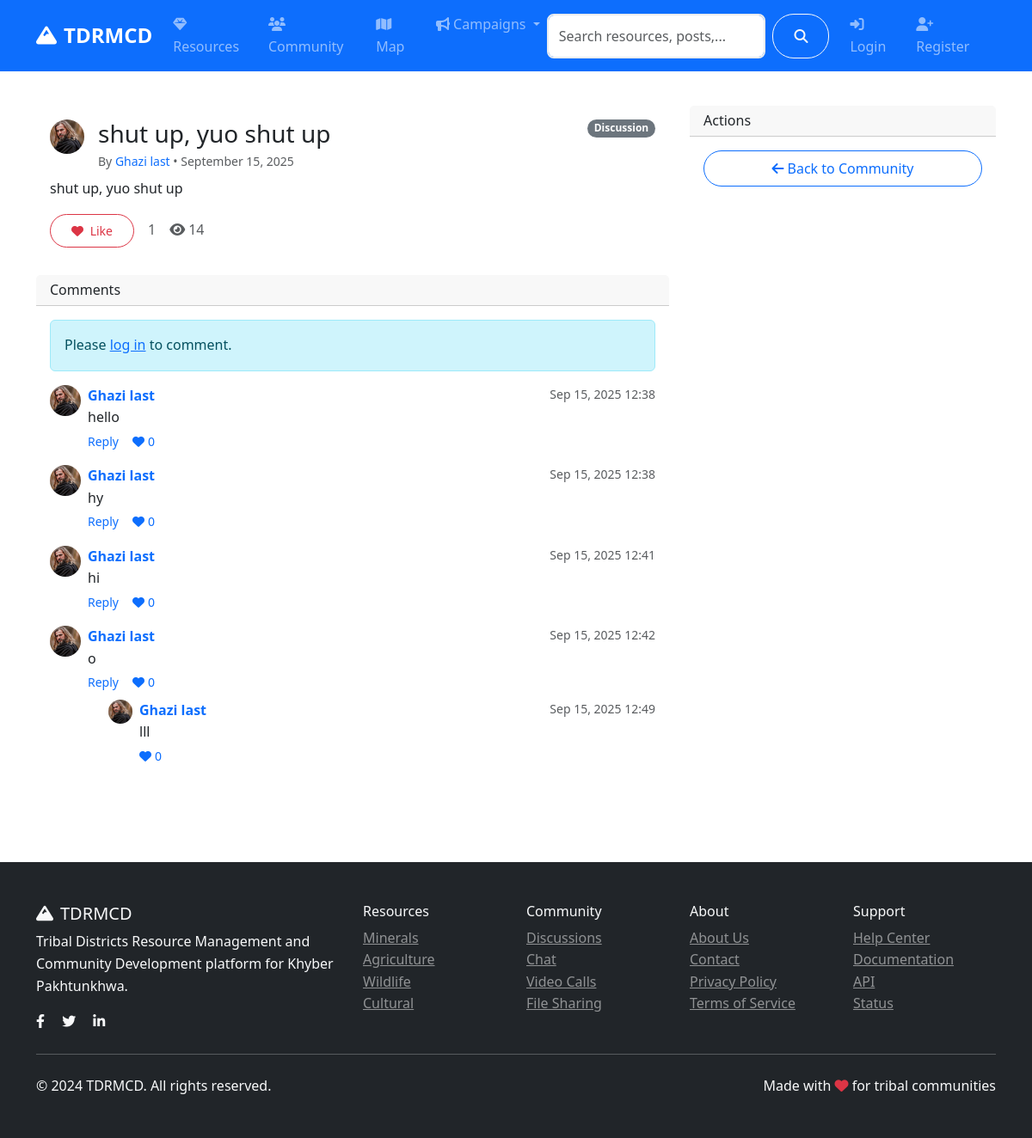
Page /community/post/8 on the earlier database version.
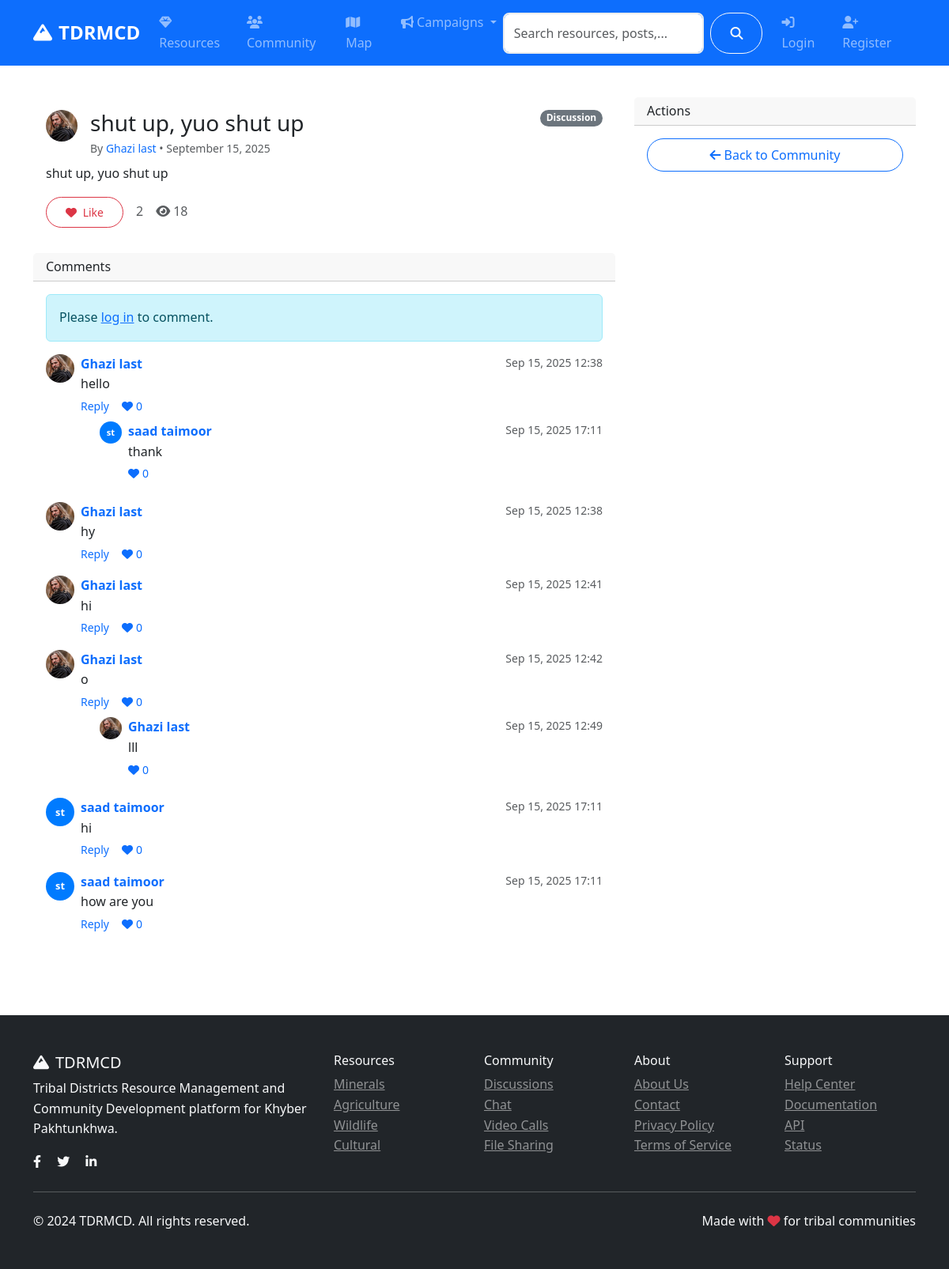
Same page on the later database version.
### models.py (models this page shows, shortened)
class User(UserMixin, db.Model):
    id = db.Column(db.Integer, primary_key=True)
    username = db.Column(db.String(80), unique=True, nullable=False)
    email = db.Column(db.String(120), unique=True, nullable=False)
    password_hash = db.Column(db.String(120), nullable=False)
    first_name = db.Column(db.String(50), nullable=False)
    last_name = db.Column(db.String(50), nullable=False)
    role = db.Column(db.String(20), default='user')  # user, admin, researcher
    location = db.Column(db.String(100))
    bio = db.Column(db.Text)
    avatar = db.Column(db.String(200), default='default.jpg')
    is_active = db.Column(db.Boolean, default=True)
    created_at = db.Column(db.DateTime, default=datetime.utcnow)
    last_seen = db.Column(db.DateTime, default=datetime.utcnow)
    resources = db.relationship('Resource', backref='author', lazy='dynamic')
    posts = db.relationship('CommunityPost', backref='author', lazy='dynamic')
    chat_messages = db.relationship('ChatMessage', backref='sender', lazy='dynamic')
    file_submissions = db.relationship(
        'FileSubmission',
        foreign_keys='FileSubmission.submitter_id',
        backref='submitter',
        lazy='dynamic'
    )
    reviewed_submissions = db.relationship(
        'FileSubmission',
        foreign_keys='FileSubmission.reviewed_by',
        backref='reviewer_user',
        lazy='dynamic'
    )
    notifications = db.relationship('Notification', backref='user', lazy='dynamic')
    def get_full_name(self):
        return f"{self.first_name} {self.last_name}"

class CommunityPost(db.Model):
    id = db.Column(db.Integer, primary_key=True)
    title = db.Column(db.String(200), nullable=False)
    content = db.Column(db.Text, nullable=False)
    category = db.Column(db.String(50), nullable=False)  # discussion, question, announcement
    tags = db.Column(db.String(200))
    image_url = db.Column(db.String(200))
    likes = db.Column(db.Integer, default=0)
    views = db.Column(db.Integer, default=0)
    author_id = db.Column(db.Integer, db.ForeignKey('user.id'), nullable=False)
    created_at = db.Column(db.DateTime, default=datetime.utcnow)
    updated_at = db.Column(db.DateTime, default=datetime.utcnow, onupdate=datetime.utcnow)
    comments = db.relationship('Comment', backref='post', lazy='dynamic', cascade='all, delete-orphan')
    likes_relation = db.relationship('PostLike', backref='post', lazy='dynamic', cascade='all, delete-orphan')

class Comment(db.Model):
    id = db.Column(db.Integer, primary_key=True)
    content = db.Column(db.Text, nullable=False)
    author_id = db.Column(db.Integer, db.ForeignKey('user.id'), nullable=False)
    post_id = db.Column(db.Integer, db.ForeignKey('community_post.id'), nullable=False)
    parent_id = db.Column(db.Integer, db.ForeignKey('comment.id'))  # For nested comments
    created_at = db.Column(db.DateTime, default=datetime.utcnow)
    author = db.relationship('User', backref='comments')
    replies = db.relationship('Comment', backref=db.backref('parent', remote_side=[id]))

### routes/community.py (the view)
@community_bp.route('/post/<int:id>')
def post_detail(id):
    post = CommunityPost.query.get_or_404(id)
    post.views += 1
    db.session.commit()
    comments = Comment.query.filter_by(post_id=id, parent_id=None).order_by(Comment.created_at.asc()).all()
    comment_form = CommentForm()
    liked_by_me = False
    if current_user.is_authenticated:
        liked_by_me = PostLike.query.filter_by(user_id=current_user.id, post_id=post.id).first() is not None
    return render_template('community/post_detail.html',
                         post=post,
                         comments=comments,
                         comment_form=comment_form,
                         liked_by_me=liked_by_me)

### templates/community/post_detail.html (shortened to what this page needs)
{% extends "base.html" %}
{% block content %}
<div class="container py-4">
    <div class="row">
        <div class="col-lg-8">
            <div class="card mb-3">
                <div class="card-body">
                    <div class="d-flex justify-content-between align-items-start">
                        <div class="d-flex align-items-start">
                            <div class="me-3">
                                {% if post.author.avatar and post.author.avatar != 'default.jpg' %}
                                <img src="{{ url_for('serve_uploaded_file', subdir='avatars', filename=post.author.avatar) }}" alt="Avatar" class="rounded-circle" style="width:40px;height:40px;object-fit:cover;">
                                {% else %}
                                <div class="avatar" style="width:40px;height:40px;font-size:.9rem;">{{ post.author.first_name[0] }}{{ post.author.last_name[0] }}</div>
                                {% endif %}
                            </div>
                            <div>
                                <h3 class="mb-1">{{ post.title }}</h3>
                                <div class="text-muted small">By <a class="text-decoration-none" href="{{ url_for('auth.public_profile', username=post.author.username) }}">{{ post.author.get_full_name() }}</a> • {{ post.created_at.strftime('%B %d, %Y') }}</div>
                            </div>
                        </div>
                        <span class="badge bg-secondary">{{ post.category.title() }}</span>
                    </div>
                    <p class="mt-2">{{ post.content }}</p>
                    <div class="mt-3 d-flex gap-3 align-items-center">
                        <button id="like-btn" class="btn btn-sm {{ 'btn-danger' if liked_by_me else 'btn-outline-danger' }}">
                            <i class="fas fa-heart me-1"></i>
                            <span id="like-text">{{ 'Liked' if liked_by_me else 'Like' }}</span>
                        </button>
                        <span id="like-count" class="text-muted">{{ post.likes }}</span>
                        <span class="text-muted"><i class="fas fa-eye me-1"></i>{{ post.views }}</span>
                    </div>
                </div>
            </div>
            <div class="card">
                <div class="card-header">
                    <h6 class="mb-0">Comments</h6>
                </div>
                <div class="card-body">
                    {% if current_user.is_authenticated %}
                    <form class="mb-3" method="post" action="{{ url_for('community.add_comment', id=post.id) }}">
                        {{ comment_form.hidden_tag() }}
                        {{ comment_form.parent_id() }}
                        <div class="mb-2">
                            {{ comment_form.content(class="form-control", rows="3", placeholder="Write a comment...") }}
                            {% if comment_form.content.errors %}
                                <div class="text-danger small mt-1">{% for e in comment_form.content.errors %}<div>{{ e }}</div>{% endfor %}</div>
                            {% endif %}
                        </div>
                        <button class="btn btn-primary" type="submit"><i class="fas fa-paper-plane me-1"></i>Post Comment</button>
                    </form>
                    {% else %}
                    <div class="alert alert-info">Please <a href="{{ url_for('auth.login') }}">log in</a> to comment.</div>
                    {% endif %}
                    {% if comments %}
                        {% for c in comments %}
                        <div class="mb-3">
                            <div class="d-flex">
                                <div class="me-2">
                                    {% if c.author.avatar and c.author.avatar != 'default.jpg' %}
                                    <img src="{{ url_for('serve_uploaded_file', subdir='avatars', filename=c.author.avatar) }}" alt="Avatar" class="rounded-circle" style="width:36px;height:36px;object-fit:cover;">
                                    {% else %}
                                    <div class="avatar" style="width:36px;height:36px;font-size:.8rem;">{{ c.author.first_name[0] }}{{ c.author.last_name[0] }}</div>
                                    {% endif %}
                                </div>
                                <div class="flex-grow-1">
                                    <div class="d-flex justify-content-between">
                                        <strong><a class="text-decoration-none" href="{{ url_for('auth.public_profile', username=c.author.username) }}">{{ c.author.get_full_name() }}</a></strong>
                                        <small class="text-muted">{{ c.created_at.strftime('%b %d, %Y %H:%M') }}</small>
                                    </div>
                                    <div>{{ c.content }}</div>
                                    <div class="mt-1 d-flex gap-3 align-items-center small text-muted">
                                        <a href="#" class="text-decoration-none" onclick="toggleReply({{ c.id }});return false;">Reply</a>
                                        <a href="#" class="text-decoration-none" onclick="toggleCommentLike({{ c.id }});return false;">
                                            <i class="fas fa-heart me-1"></i><span id="comment-like-count-{{ c.id }}">0</span>
                                        </a>
                                    </div>
                                    {% if c.replies %}
                                    <div class="mt-2 ms-4">
                                        {% for r in c.replies %}
                                        <div class="mb-2 d-flex">
                                            <div class="me-2">
                                                {% if r.author.avatar and r.author.avatar != 'default.jpg' %}
                                                <img src="{{ url_for('serve_uploaded_file', subdir='avatars', filename=r.author.avatar) }}" alt="Avatar" class="rounded-circle" style="width:28px;height:28px;object-fit:cover;">
                                                {% else %}
                                                <div class="avatar" style="width:28px;height:28px;font-size:.7rem;">{{ r.author.first_name[0] }}{{ r.author.last_name[0] }}</div>
                                                {% endif %}
                                            </div>
                                            <div class="flex-grow-1">
                                                <div class="d-flex justify-content-between">
                                                    <strong><a class="text-decoration-none" href="{{ url_for('auth.public_profile', username=r.author.username) }}">{{ r.author.get_full_name() }}</a></strong>
                                                    <small class="text-muted">{{ r.created_at.strftime('%b %d, %Y %H:%M') }}</small>
                                                </div>
                                                <div>{{ r.content }}</div>
                                                <div class="mt-1 d-flex gap-3 align-items-center small text-muted">
                                                    <a href="#" class="text-decoration-none" onclick="toggleCommentLike({{ r.id }});return false;">
                                                        <i class="fas fa-heart me-1"></i><span id="comment-like-count-{{ r.id }}">0</span>
                                                    </a>
                                                </div>
                                            </div>
                                        </div>
                                        {% endfor %}
                                    </div>
                                    {% endif %}
                                </div>
                            </div>
                        </div>
                        {% endfor %}
                    {% else %}
                    <div class="text-muted">No comments yet.</div>
                    {% endif %}
                </div>
            </div>
        </div>
        <div class="col-lg-4">
            <div class="card">
                <div class="card-header">
                    <h6 class="mb-0">Actions</h6>
                </div>
                <div class="card-body d-grid gap-2">
                    <a class="btn btn-outline-primary" href="{{ url_for('community.index') }}"><i class="fas fa-arrow-left me-1"></i>Back to Community</a>
                </div>
            </div>
        </div>
    </div>
</div>
{% endblock %}

Differences in the rows shown:
changed CommunityPost "shut up, yuo shut up": likes "1" → "2"; views "14" → "18"
added Comment: author "s", author "t", author.get_full_name "saad taimoor", created_at "Sep 15, 2025 17:11", content "thank", shown under "Ghazi last"
added Comment: author "s", author "t", author.get_full_name "saad taimoor", created_at "Sep 15, 2025 17:11", content "hi", shown under "Comments"
added Comment: author "s", author "t", author.get_full_name "saad taimoor", created_at "Sep 15, 2025 17:11", content "how are you", shown under "Comments"
